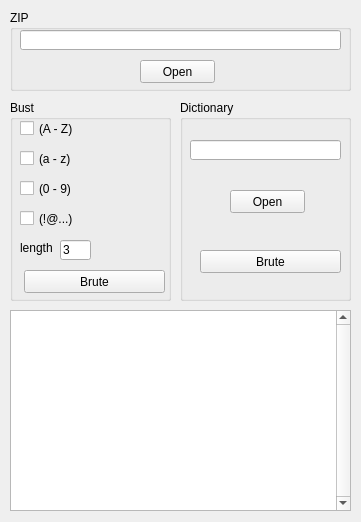
<?xml version="1.0" encoding="UTF-8"?>
<ui version="4.0">
 <class>Form</class>
 <widget class="QWidget" name="Form">
  <property name="geometry">
   <rect>
    <x>0</x>
    <y>0</y>
    <width>361</width>
    <height>522</height>
   </rect>
  </property>
  <property name="windowTitle">
   <string>Hack</string>
  </property>
  <widget class="QGroupBox" name="groupBox">
   <property name="geometry">
    <rect>
     <x>10</x>
     <y>10</y>
     <width>341</width>
     <height>81</height>
    </rect>
   </property>
   <property name="title">
    <string>ZIP</string>
   </property>
   <widget class="QLineEdit" name="edtPath">
    <property name="geometry">
     <rect>
      <x>10</x>
      <y>20</y>
      <width>321</width>
      <height>20</height>
     </rect>
    </property>
   </widget>
   <widget class="QPushButton" name="btnOpen">
    <property name="geometry">
     <rect>
      <x>130</x>
      <y>50</y>
      <width>75</width>
      <height>23</height>
     </rect>
    </property>
    <property name="text">
     <string>Open</string>
    </property>
   </widget>
  </widget>
  <widget class="QGroupBox" name="groupBox_3">
   <property name="geometry">
    <rect>
     <x>180</x>
     <y>100</y>
     <width>171</width>
     <height>201</height>
    </rect>
   </property>
   <property name="title">
    <string>Dictionary</string>
   </property>
   <widget class="QLineEdit" name="edtPathDict">
    <property name="geometry">
     <rect>
      <x>10</x>
      <y>40</y>
      <width>151</width>
      <height>20</height>
     </rect>
    </property>
   </widget>
   <widget class="QPushButton" name="btnOpenDict">
    <property name="geometry">
     <rect>
      <x>50</x>
      <y>90</y>
      <width>75</width>
      <height>23</height>
     </rect>
    </property>
    <property name="text">
     <string>Open</string>
    </property>
   </widget>
   <widget class="QPushButton" name="btnStart">
    <property name="geometry">
     <rect>
      <x>20</x>
      <y>150</y>
      <width>141</width>
      <height>23</height>
     </rect>
    </property>
    <property name="text">
     <string>Brute</string>
    </property>
   </widget>
  </widget>
  <widget class="QGroupBox" name="groupBox_4">
   <property name="geometry">
    <rect>
     <x>10</x>
     <y>100</y>
     <width>161</width>
     <height>201</height>
    </rect>
   </property>
   <property name="title">
    <string>Bust</string>
   </property>
   <widget class="QCheckBox" name="chb_AZ">
    <property name="geometry">
     <rect>
      <x>10</x>
      <y>20</y>
      <width>70</width>
      <height>17</height>
     </rect>
    </property>
    <property name="text">
     <string>(A - Z)</string>
    </property>
   </widget>
   <widget class="QCheckBox" name="chb_az">
    <property name="geometry">
     <rect>
      <x>10</x>
      <y>50</y>
      <width>70</width>
      <height>17</height>
     </rect>
    </property>
    <property name="text">
     <string>(a - z)</string>
    </property>
   </widget>
   <widget class="QCheckBox" name="chb_09">
    <property name="geometry">
     <rect>
      <x>10</x>
      <y>80</y>
      <width>70</width>
      <height>17</height>
     </rect>
    </property>
    <property name="text">
     <string>(0 - 9)</string>
    </property>
   </widget>
   <widget class="QCheckBox" name="chb_symb">
    <property name="geometry">
     <rect>
      <x>10</x>
      <y>110</y>
      <width>70</width>
      <height>17</height>
     </rect>
    </property>
    <property name="text">
     <string>(!@...)</string>
    </property>
   </widget>
   <widget class="QLineEdit" name="edtLen">
    <property name="geometry">
     <rect>
      <x>50</x>
      <y>140</y>
      <width>31</width>
      <height>20</height>
     </rect>
    </property>
    <property name="text">
     <string>3</string>
    </property>
   </widget>
   <widget class="QLabel" name="label">
    <property name="geometry">
     <rect>
      <x>10</x>
      <y>140</y>
      <width>41</width>
      <height>16</height>
     </rect>
    </property>
    <property name="text">
     <string>length</string>
    </property>
   </widget>
   <widget class="QPushButton" name="btnBust">
    <property name="geometry">
     <rect>
      <x>14</x>
      <y>170</y>
      <width>141</width>
      <height>23</height>
     </rect>
    </property>
    <property name="text">
     <string>Brute</string>
    </property>
   </widget>
  </widget>
  <widget class="QTextEdit" name="txtStatus">
   <property name="geometry">
    <rect>
     <x>10</x>
     <y>310</y>
     <width>341</width>
     <height>201</height>
    </rect>
   </property>
   <property name="verticalScrollBarPolicy">
    <enum>Qt::ScrollBarAlwaysOn</enum>
   </property>
   <property name="sizeAdjustPolicy">
    <enum>QAbstractScrollArea::AdjustIgnored</enum>
   </property>
   <property name="readOnly">
    <bool>false</bool>
   </property>
  </widget>
 </widget>
 <resources/>
 <connections/>
</ui>
